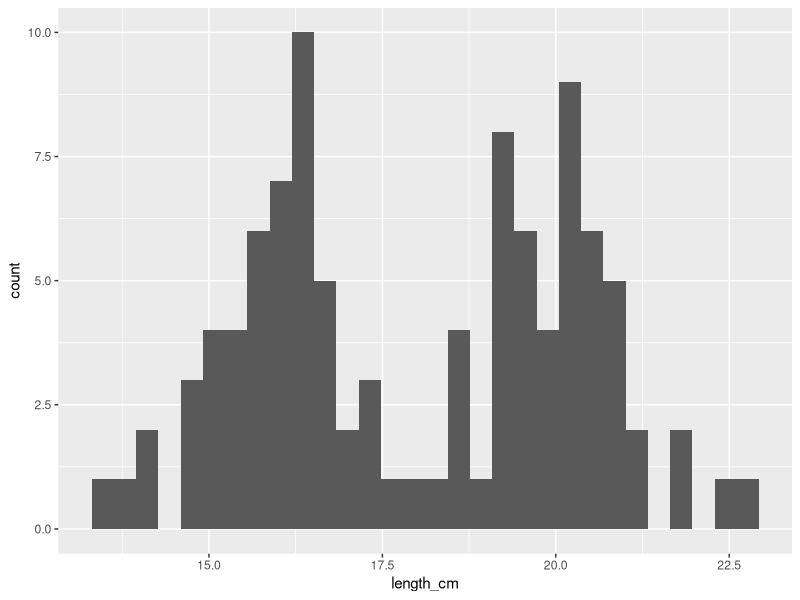
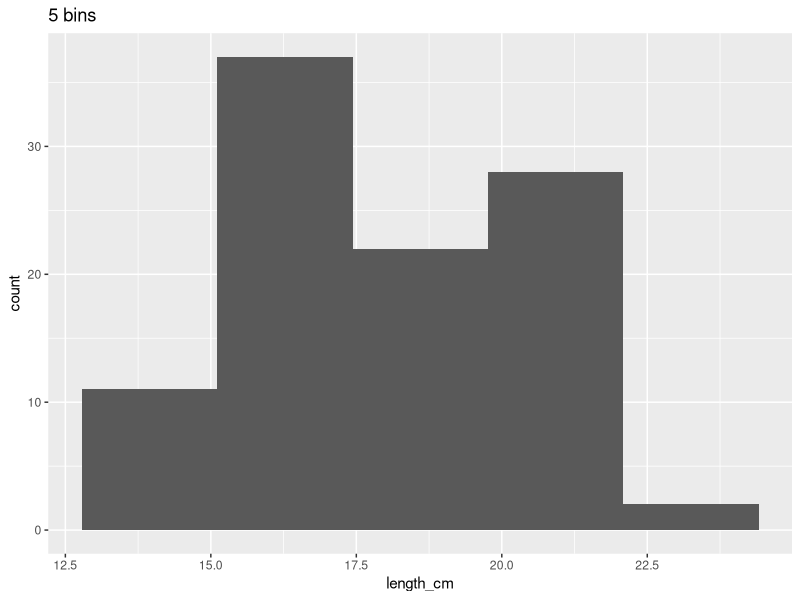
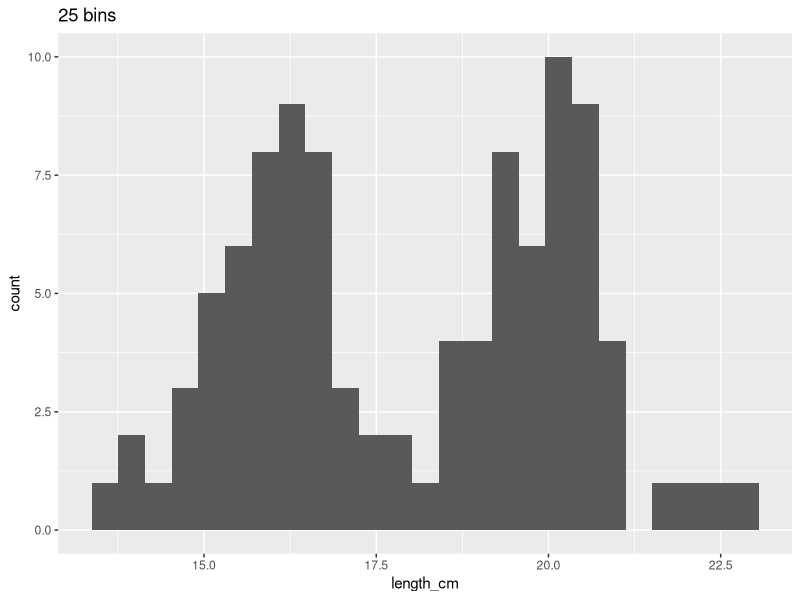
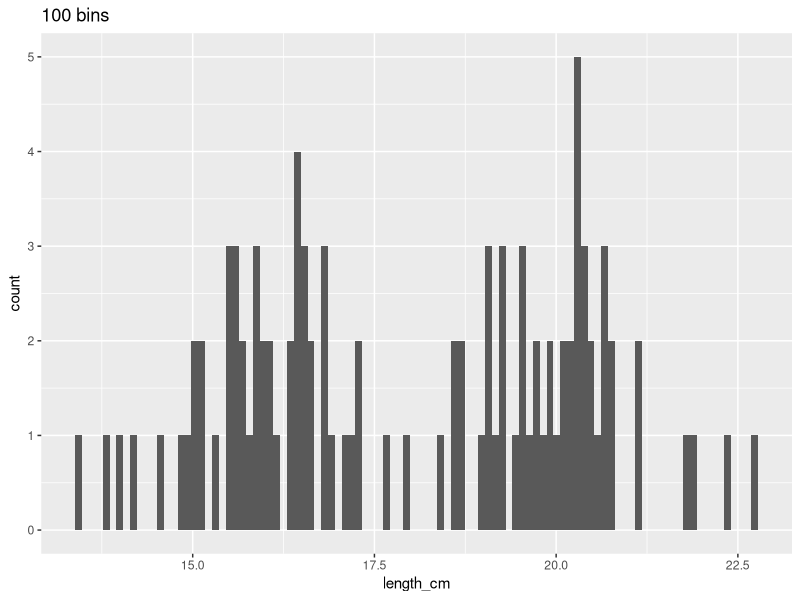
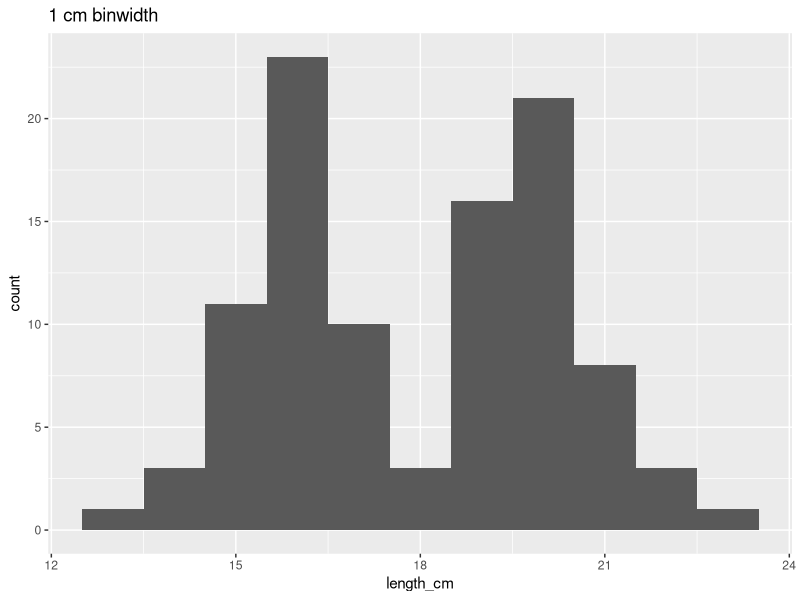
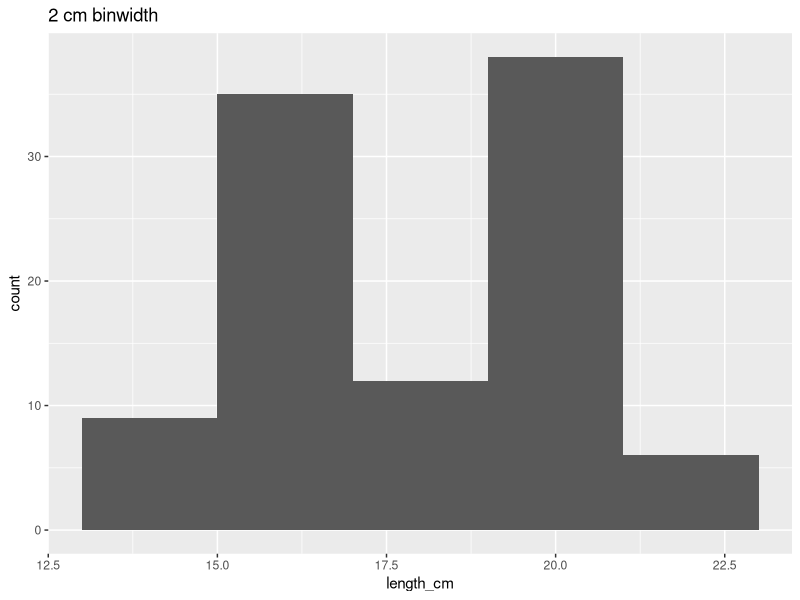
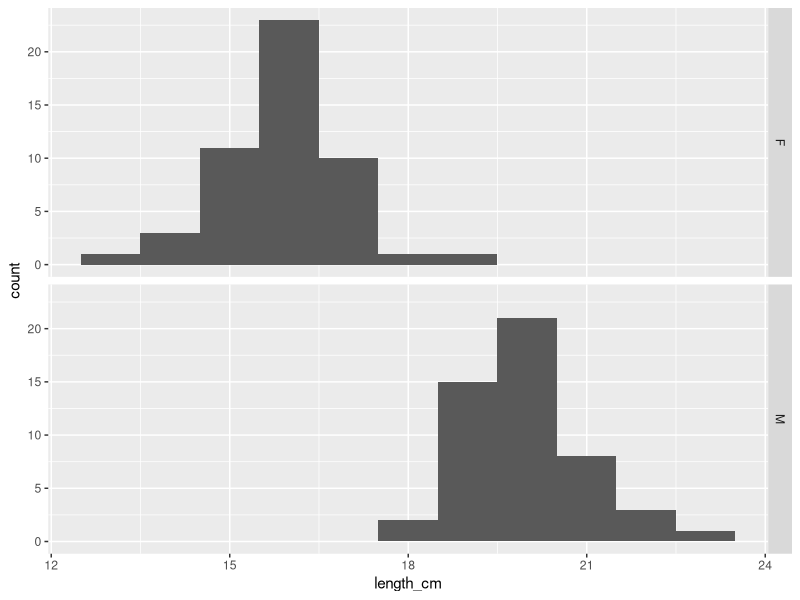
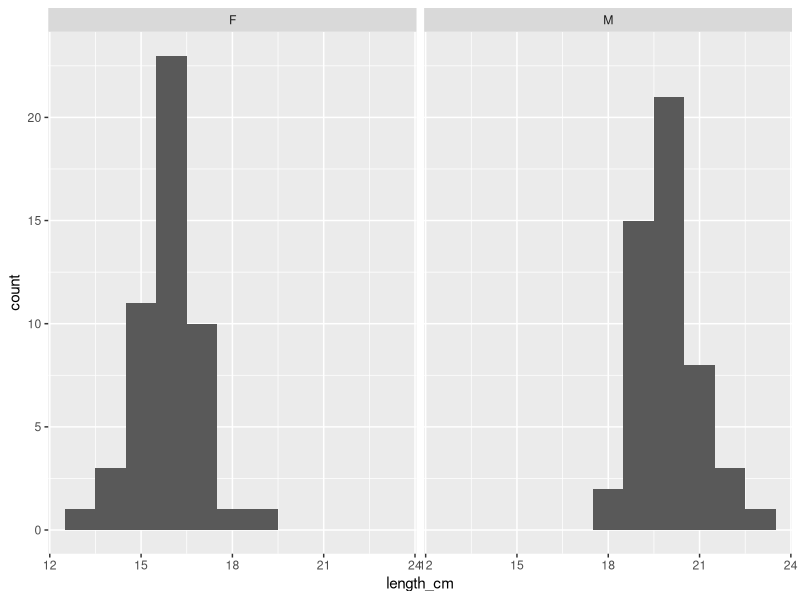

Generate these figures, in order, with R:
## ---- chunk 1
library(tidyverse) # <1>
library(skimr) # <2>
## ---- chunk 2
dat_yt <- read_csv("YellowTangData_29_SEP_2016.csv") # <1>
## ---- chunk 3
glimpse(dat_yt) # <1>
## ---- chunk 4
dat_yt <- dat_yt |>   # <1>
  mutate(location = as_factor(location)) # <2>

# check if class for location now is factor
glimpse(dat_yt) # <3>

## ---- chunk 5
dat_yt |> # <1>
  summarize(mean_length_cm =  mean(length_cm), # <2>
            median_length_cm =  median(length_cm)) # <3>

# Note: ctrl+shift+m or cmd+shift+m (Mac) will insert the pipe operator: |>
## ---- chunk 6
dat_yt |> # <1>
  group_by(sex) |>  # <2>
  summarize(min_parasites =  min(parasites), # <3>
            mean_parasites =  mean(parasites), # <4>
            median_parasites =  median(parasites),
            max_parasites =  max(parasites))
## ---- chunk 7
#| fig.dim: !expr c(6, 2.5)
dat_yt |> # <1>
ggplot(aes(x = length_cm)) +  # <2>
  geom_histogram() # <3>
## ---- chunk 8
#| fig.dim: !expr c(6, 2.5)
ggplot(dat_yt, aes(x = length_cm)) + 
  geom_histogram(bins = 5) + # <1>
  ggtitle("5 bins") # <2>
## ---- chunk 9
#| fig.dim: !expr c(6, 2.5)
ggplot(dat_yt, aes(x = length_cm)) +
  geom_histogram(bins = 25) + # <1>
  ggtitle("25 bins") # <2>
## ---- chunk 10
#| fig.dim: !expr c(6, 2.5)
ggplot(dat_yt, aes(x = length_cm)) +
  geom_histogram(bins = 100) + # <1>
  ggtitle("100 bins") # <2>
## ---- chunk 11
#| fig.dim: !expr c(6, 2.5)
ggplot(dat_yt, aes(x = length_cm)) +
  geom_histogram(binwidth = 1) + # <1>
  ggtitle("1 cm binwidth")
## ---- chunk 12
#| fig.dim: !expr c(6, 2.5)
ggplot(dat_yt, aes(x = length_cm)) +
  geom_histogram(binwidth = 2) +
  ggtitle("2 cm binwidth")
## ---- chunk 13
#| fig.dim: !expr c(4, 4)
ggplot(dat_yt, aes(x = length_cm)) +
  geom_histogram(binwidth = 1) +
  facet_grid(rows = vars(sex)) # <1>
## ---- chunk 14
#| fig.dim: !expr c(4, 4)
ggplot(dat_yt, aes(x = length_cm)) +
  geom_histogram(binwidth = 1) +
  facet_grid(cols = vars(sex)) # <1>
## ---- chunk 15
#| fig.dim: !expr c(6, 4)
ggplot(dat_yt, aes(x = length_cm)) +
  geom_histogram(binwidth = 1) +
  facet_grid(rows = vars(sex), cols = vars(location)) # <1>
## ---- chunk 16
#| fig.dim: !expr c(6, 2)
ggplot(dat_yt, aes(x = home_range_m2)) +
  geom_histogram() +
  ggtitle("home range (all fish)")
## ---- chunk 17
#| fig.dim: !expr c(6, 3.5)
ggplot(dat_yt, aes(x = home_range_m2)) +
  geom_histogram() +
  facet_grid(rows = vars(sex))+
  ggtitle("home range (by sex)")
## ---- chunk 18
dat_yt |> 
  #filter(home_range_m2 < 40) |> 
  group_by(sex) |> 
  summarise(mean_home_range_m2 = mean(home_range_m2),
            median_home_range_m2 = median(home_range_m2))
## ---- chunk 19
#| fig.dim: !expr c(6, 3)
dat_yt |> 
ggplot(aes(x = home_range_m2)) +
  geom_histogram() +
  geom_vline(aes(xintercept = mean(home_range_m2)), # <1>
             color = "red", linewidth = 2) + # <2>
  geom_vline(aes(xintercept = median(home_range_m2)),
             color = "blue", linewidth = 2) # <3>
## ---- chunk 20
#| fig.dim: !expr c(6, 2.5)
# Histogram of parasite count w/ binwidth = 1 
ggplot(dat_yt, aes(x = parasites)) +
  geom_histogram(binwidth = 1) +
  ggtitle("Parasite count (bad x-axis tick marks)")
## ---- chunk 21
#| fig.dim: !expr c(6, 2.5)
ggplot(dat_yt, aes(x = parasites)) +
  geom_histogram(binwidth = 1) + 
  scale_x_continuous(breaks = 0:8) + # <1>
  ggtitle("Parasite count (tick at marks at 0, 1, 2, 3, 4, 5, 6, 7, 8)")
## ---- chunk 22
#| fig.dim: !expr c(6, 2.5)
# could also manually define the breaks (put in specific values)
ggplot(dat_yt, aes(x = parasites)) +
  geom_histogram(binwidth = 1) + 
  scale_x_continuous(breaks = c(0, 2, 4, 6, 8)) + # <1>
  ggtitle("Parasite count (tick at marks at 0, 2, 4, 6, 8)")
## ---- chunk 23
dat_yt |> 
  group_by(sex) |> 
  summarise(mean_gonad_wt_g  = mean(gonad_wt_g), # <1>
            median_gonad_wt_g = median(gonad_wt_g))
## ---- chunk 24
?mean # <1>
## ---- chunk 25
dat_yt |> 
  group_by(sex) |> 
  summarise(mean_gonad_wt_g  = mean(gonad_wt_g, na.rm = T), # <1>
            median_gonad_wt_g = median(gonad_wt_g, na.rm = T)) # <2>
## ---- chunk 26
#| fig.dim: !expr c(6, 2.5)
ggplot(dat_yt, aes(x = gut_wt_g)) +
  geom_histogram() +
  ggtitle("Histogram of gut weight (g) for all Yellow Tang")
## ---- chunk 27
dat_yt |>
  filter(gut_wt_g > 1000) # <1>
## ---- chunk 28
#| fig.dim: !expr c(6, 2.5)
dat_yt |>
  filter(gut_wt_g < 1000) |> # <1>
  ggplot(aes(x = gut_wt_g)) +
  geom_histogram(bins = 15)
## ---- chunk 29
dat_yt <- dat_yt |> # <1>
  mutate(gut_wt_g = na_if(gut_wt_g, 1300), # <2>
         gut_wt_g = na_if(gut_wt_g, 25000)) # <3>
## ---- chunk 30
dat_yt |>
  filter(gut_wt_g > 1000) # <1>
## ---- chunk 31
#| fig.dim: !expr c(6, 2)
dat_yt |> 
  filter(sex == "M") |> 
  ggplot(aes(x = length_cm)) +
  geom_histogram()

dat_yt |> 
  filter(sex == "M") |> 
  ggplot(aes(x = gonad_wt_g)) +
  geom_histogram()
## ---- chunk 32
dat_yt |> 
  filter(sex == "M") |> # <1>
  summarise(cv_length_cm = sd(length_cm)/mean(length_cm)*100, # <2>
            cv_gonad_wt_g  = sd(gonad_wt_g, na.rm = T)/mean(gonad_wt_g, na.rm = T)*100) # <3>
## ---- chunk 33
#| fig.dim: !expr c(3, 2.5)
ggplot(dat_yt, aes(y = home_range_m2)) +
  geom_boxplot()
## ---- chunk 34
#Provides the summary output for each variable (column) in the data.frame
summary(dat_yt)

# The function skim from the skimr package provides a similar output, but it also works with dplyr functions (& more examples of this in code chunks further down):
dat_yt |> 
skim(home_range_m2)
## ---- chunk 35
# IQR (interquartile range) * 1.5
# (3rd Qu. - 1st Qu.) * 1.5
(13.325 - 2.575) * 1.5
## ---- chunk 36
((13.325 - 2.575) * 1.5) + 13.325 
## ---- chunk 37
#| fig.dim: !expr c(3, 2.5)
ggplot(dat_yt, aes(x = gonad_wt_g)) + # <1>
  geom_histogram(binwidth = 2) +
  xlab("Gonad Weight (g)")
## ---- chunk 38
#| fig.dim: !expr c(3, 2.5)
ggplot(dat_yt, aes(y = gonad_wt_g)) + # <1>
  geom_boxplot() +
  ylab("Gonad Weight (g)") 
## ---- chunk 39
#| fig.dim: !expr c(3, 2.5)
ggplot(dat_yt, aes(x = 1, y = gonad_wt_g)) + # <1>
  geom_jitter() + # <2>
  ylab("Gonad Weight (g)") 
## ---- chunk 40
# Descriptive statistics using skim function from skimr package, for all yellow tang in the same, for each variable (column) in data_yt
dat_yt |> 
skim(gonad_wt_g)
## ---- chunk 41
#| fig.dim: !expr c(5, 3)
ggplot(dat_yt, aes(x = gonad_wt_g)) + # <1>
  geom_histogram(binwidth = 2) +
  facet_grid (rows = vars(sex)) + # <2>
  xlab("Gonad Weight (g)")
## ---- chunk 42
#| fig.dim: !expr c(5, 3)
ggplot(dat_yt, aes(x = sex, y = gonad_wt_g)) + # <1>
  geom_boxplot() +
  ylab("Gonad Weight (g)") +
  xlab("Sex")
## ---- chunk 43
#| fig.dim: !expr c(5, 3)
ggplot(dat_yt, aes(x = sex,  y = gonad_wt_g)) + # <1>
  geom_jitter(width = 0.2) + # <2>
  ylab("Gonad Weight (g)") +
  xlab("Sex") 
## ---- chunk 44
# Descriptive statistics using skim function from skimr package, for all yellow tang in the same, for each variable (column) in data_yt
dat_yt |>
  group_by(sex) |> # <1>
  skim(gonad_wt_g) # <2>
## ---- chunk 45
#| fig.dim: !expr c(6, 3)
#Histogram gonad weight by sex
ggplot(dat_yt, aes(x = gonad_wt_g)) +
  geom_histogram(binwidth = 2) +
  facet_grid(rows = vars(sex), cols = vars(location)) + # <1>
  xlab("Gonad Weight (g)")
## ---- chunk 46
#| fig.dim: !expr c(6, 3)
ggplot(dat_yt, aes(x = gonad_wt_g)) +
  geom_histogram(binwidth = 2) +
  facet_grid(rows = vars(location), cols = vars(sex)) + # <1>
  xlab("Gonad Weight (g)")
## ---- chunk 47
#| fig.dim: !expr c(4, 4)
ggplot(dat_yt, aes(x= location, y = gonad_wt_g, color = sex)) + # <1>
  geom_boxplot() +
  ylab("Gonad Weight (g)") +
  xlab("Location")
## ---- chunk 48
#| fig.dim: !expr c(4, 4)
ggplot(dat_yt, aes(x= location, y = gonad_wt_g, color = sex)) + # <1>
  geom_jitter(width = 0.1) +
  ylab("Gonad Weight (g)") +
  xlab("Location")
## ---- chunk 49
dat_yt |> 
  group_by(sex, location) |> # <1>
  skim(gonad_wt_g) # <2>
